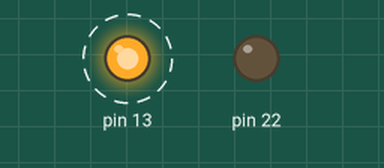
Simulated run of this sketch. Board: Arduino Uno, built with avr-gcc and run on an emulated ATmega328P. Shown: output pins drawn as LEDs (lit = HIGH). Dashed ring = blinking.

Above: at 0.5 s.
Timing chart, 0 to 4.6 s (numbered marks = the images above):
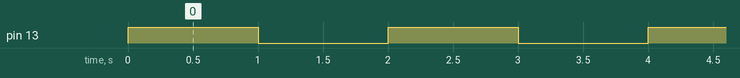

The sketch:

Usando_C_puro.ino
```cpp
#include <avr/io.h>
#include <util/delay.h>
int main(void)
{
  DDRB=0b01100000;
  while(1)
  {
    PORTB=0b00100000;
    _delay_ms(1000);
    PORTB=0b00000000;
    _delay_ms(1000);
  }
}
```

Measured:
- by itself, pin 13: alternates HIGH for 1.0 s and LOW for 1.0 s
